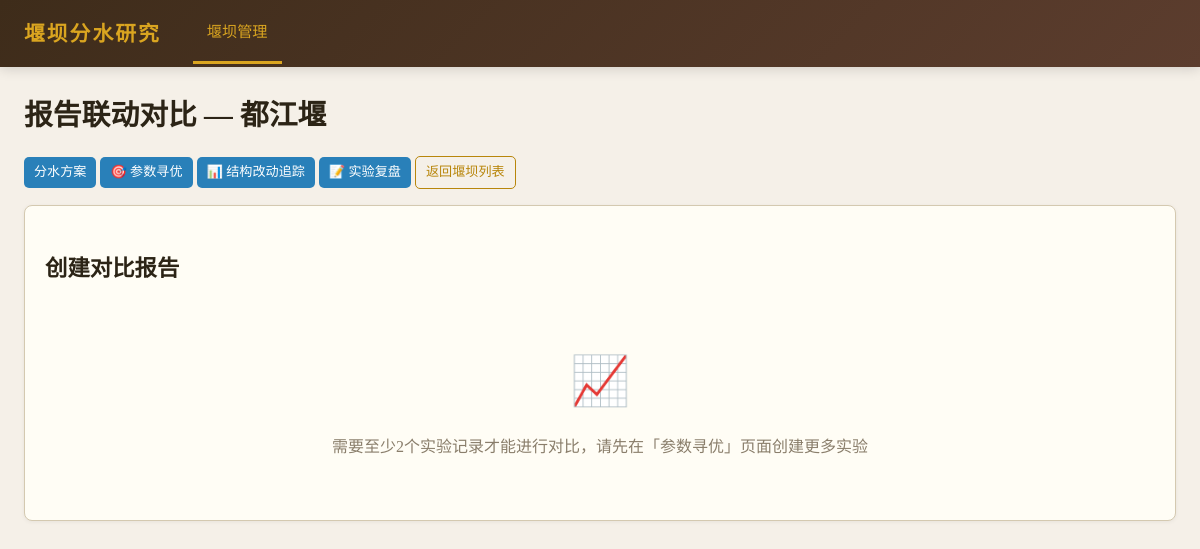
The page /weirs/1/compare on the database as committed earlier.
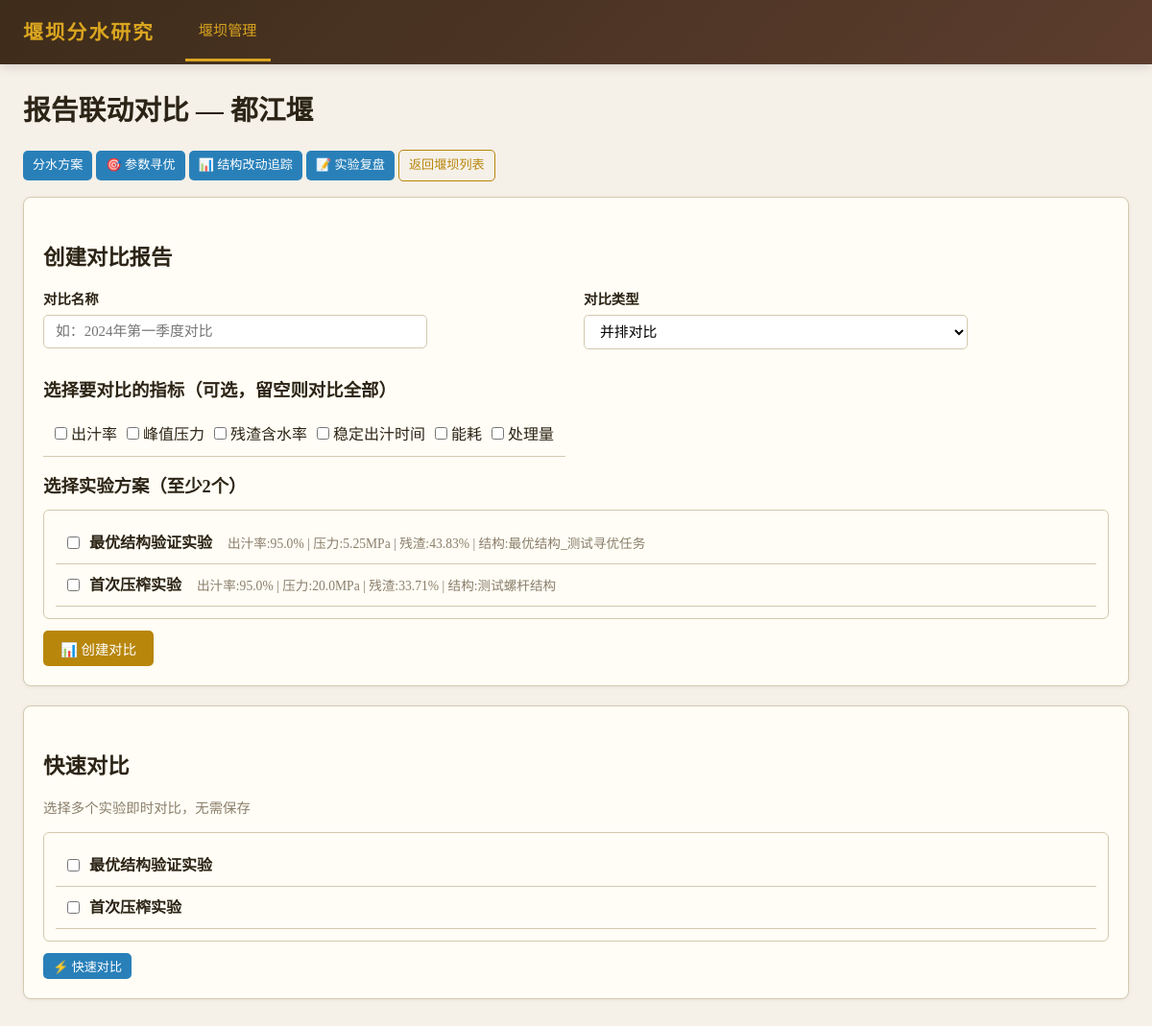
The same page on the database as committed later.
### tables this page shows
CREATE TABLE press_experiments (
            id INTEGER PRIMARY KEY AUTOINCREMENT,
            weir_id INTEGER NOT NULL,
            structure_id INTEGER,
            name TEXT NOT NULL,
            status TEXT DEFAULT 'draft',
            juice_yield REAL DEFAULT 0.0,
            peak_pressure REAL DEFAULT 0.0,
            residue_moisture REAL DEFAULT 0.0,
            steady_juice_time REAL DEFAULT 0.0,
            energy_consumption REAL DEFAULT 0.0,
            throughput REAL DEFAULT 0.0,
            experiment_date TEXT,
            operator TEXT DEFAULT '',
            notes TEXT DEFAULT '',
            created_at TIMESTAMP DEFAULT CURRENT_TIMESTAMP,
            FOREIGN KEY (weir_id) REFERENCES weirs(id) ON DELETE CASCADE,
            FOREIGN KEY (structure_id) REFERENCES press_structures(id) ON DELETE SET NULL
        );

CREATE TABLE press_structures (
            id INTEGER PRIMARY KEY AUTOINCREMENT,
            weir_id INTEGER NOT NULL,
            name TEXT NOT NULL,
            structure_type TEXT NOT NULL DEFAULT 'screw',
            screw_diameter REAL DEFAULT 0.0,
            screw_pitch REAL DEFAULT 0.0,
            screw_lead REAL DEFAULT 0.0,
            cone_angle REAL DEFAULT 0.0,
            gap_size REAL DEFAULT 0.0,
            compression_ratio REAL DEFAULT 0.0,
            rotation_speed REAL DEFAULT 0.0,
            feed_rate REAL DEFAULT 0.0,
            material_type TEXT DEFAULT '',
            moisture_content REAL DEFAULT 0.0,
            description TEXT DEFAULT '',
            created_at TIMESTAMP DEFAULT CURRENT_TIMESTAMP,
            FOREIGN KEY (weir_id) REFERENCES weirs(id) ON DELETE CASCADE
        );

### app/routers/reports.py (the view)
@router.get("/weirs/{weir_id}/compare", response_class=HTMLResponse)
def compare_page(request: Request, weir_id: int):
    db = get_db()
    weir = db.execute("SELECT * FROM weirs WHERE id = ?", (weir_id,)).fetchone()
    if not weir:
        db.close()
        raise HTTPException(status_code=404, detail="堰坝不存在")
    experiments = db.execute(
        "SELECT * FROM press_experiments WHERE weir_id = ? ORDER BY id DESC",
        (weir_id,),
    ).fetchall()
    comparisons = db.execute(
        "SELECT * FROM report_comparisons WHERE weir_id = ? ORDER BY id DESC",
        (weir_id,),
    ).fetchall()
    structures = db.execute(
        "SELECT * FROM press_structures WHERE weir_id = ? ORDER BY id DESC",
        (weir_id,),
    ).fetchall()
    structure_map = {s["id"]: dict(s) for s in structures}
    db.close()
    return getattr(request.app.state, "templates", None).TemplateResponse(
        request,
        "compare.html",
        {
            "weir": weir,
            "experiments": [_get_experiment_dict(e) for e in experiments],
            "comparisons": [dict(c) for c in comparisons],
            "structure_map": structure_map,
            "structure_type_labels": STRUCTURE_TYPE_LABELS,
            "comparison_type_labels": COMPARISON_TYPE_LABELS,
            "metric_labels": METRIC_LABELS,
            "metric_units": METRIC_UNITS,
            "metric_objectives": METRIC_OBJECTIVES,
        },
    )

### app/templates/compare.html (shortened to what this page needs)
{% extends "base.html" %}
{% block nav_weirs %}class="active"{% endblock %}
{% block content %}
<h1>报告联动对比 — {{ weir.name }}</h1>
<p style="margin-bottom:16px">
    <a href="/weirs/{{ weir.id }}/schemes" class="btn btn-sm btn-info">分水方案</a>
    <a href="/weirs/{{ weir.id }}/optimization" class="btn btn-sm btn-info">🎯 参数寻优</a>
    <a href="/weirs/{{ weir.id }}/tracking" class="btn btn-sm btn-info">📊 结构改动追踪</a>
    <a href="/weirs/{{ weir.id }}/review" class="btn btn-sm btn-info">📝 实验复盘</a>
    <a href="/weirs" class="btn btn-sm btn-outline">返回堰坝列表</a>
</p>
<div class="card">
    <h2>创建对比报告</h2>
    {% if experiments and experiments|length >= 2 %}
    <form method="post" action="/weirs/{{ weir.id }}/comparisons" onsubmit="return validateComparison()">
        <div class="form-row">
            <div class="form-group">
            <label>对比名称</label>
            <input type="text" name="name" required placeholder="如：2024年第一季度对比">
        </div>
        <div class="form-group">
            <label>对比类型</label>
            <select name="comparison_type">
                {% for key, label in comparison_type_labels.items() %}
                <option value="{{ key }}">{{ label }}</option>
                {% endfor %}
            </select>
        </div>
    </div>
        <h3 style="margin-top:16px">选择要对比的指标（可选，留空则对比全部）</h3>
    <div class="form-row">
            <div class="check-row">
            <label><input type="checkbox" class="metric-checkbox" value="juice_yield"> 出汁率</label>
            <label><input type="checkbox" class="metric-checkbox" value="peak_pressure"> 峰值压力</label>
            <label><input type="checkbox" class="metric-checkbox" value="residue_moisture"> 残渣含水率</label>
            <label><input type="checkbox" class="metric-checkbox" value="steady_juice_time"> 稳定出汁时间</label>
            <label><input type="checkbox" class="metric-checkbox" value="energy_consumption"> 能耗</label>
            <label><input type="checkbox" class="metric-checkbox" value="throughput"> 处理量</label>
        </div>
    </div>
        <h3 style="margin-top:16px">选择实验方案（至少2个）</h3>
    <div style="max-height:300px;overflow-y:auto;border:1px solid var(--border);border-radius:6px;padding:12px;margin-bottom:12px">
            {% for e in experiments %}
        <div class="check-row">
            <input type="checkbox" name="experiment_checkbox" value="{{ e.id }}" id="exp-check-{{ e.id }}" class="exp-checkbox">
            <label for="exp-check-{{ e.id }}" style="flex:1;cursor:pointer">
                <strong>{{ e.name }}</strong>
                <span style="color:var(--muted);font-size:0.85em;margin-left:12px">
                    出汁率:{{ e.juice_yield }}% | 压力:{{ e.peak_pressure }}MPa | 残渣:{{ e.residue_moisture }}%
                    {% if e.structure_id and structure_map.get(e.structure_id) %}
                    | 结构:{{ structure_map[e.structure_id].name }}
                    {% endif %}
                </span>
            </label>
        </div>
        {% endfor %}
    </div>
    <button type="submit" class="btn btn-primary">📊 创建对比</button>
    </form>
    {% else %}
    <div class="empty-state">
        <div class="icon">📈</div>
        <p>需要至少2个实验记录才能进行对比，请先在「参数寻优」页面创建更多实验</p>
    </div>
    {% endif %}
</div>
{% if experiments and experiments|length >= 2 %}
<div class="card">
    <h2>快速对比</h2>
    <p style="color:var(--muted);font-size:0.9em;margin-bottom:12px">选择多个实验即时对比，无需保存</p>
    <div style="max-height:200px;overflow-y:auto;border:1px solid var(--border);border-radius:6px;padding:12px;margin-bottom:12px">
        {% for e in experiments %}
        <div class="check-row">
            <input type="checkbox" value="{{ e.id }}" id="quick-check-{{ e.id }}" class="quick-exp-checkbox">
            <label for="quick-check-{{ e.id }}" style="flex:1;cursor:pointer">
                <strong>{{ e.name }}</strong>
            </label>
        </div>
        {% endfor %}
    </div>
    <button type="button" class="btn btn-info btn-sm" onclick="runQuickComparison()">⚡ 快速对比</button>
</div>
{% endif %}
{% endblock %}

Rows that differ between the two databases and show on the page:
added press_experiments: name "最优结构验证实验", juice_yield "95.0", peak_pressure "5.25", residue_moisture "43.83"
added press_structures: name "最优结构_测试寻优任务"
added press_experiments: name "首次压榨实验", juice_yield "95.0", peak_pressure "20.0", residue_moisture "33.71"
added press_structures: name "测试螺杆结构"
Other text that changed with them:
form field comparison_type: (not shown) → "并排对比"
form field value: (not shown) → "☐"
text no longer shown: "📈 需要至少2个实验记录才能进行对比，请先在「参数寻优」页面创建更多实验"
text now shown: "对比名称 对比类型 选择要对比的指标（可选，留空则对比全部） 出汁率 峰值压力 残渣含水率 稳定出汁时间 能耗 处理量 选择实验方案（至少2个） 📊 创建对比 快速对比 选择多个实验即时对比，无需保存 ⚡ 快速对比"
